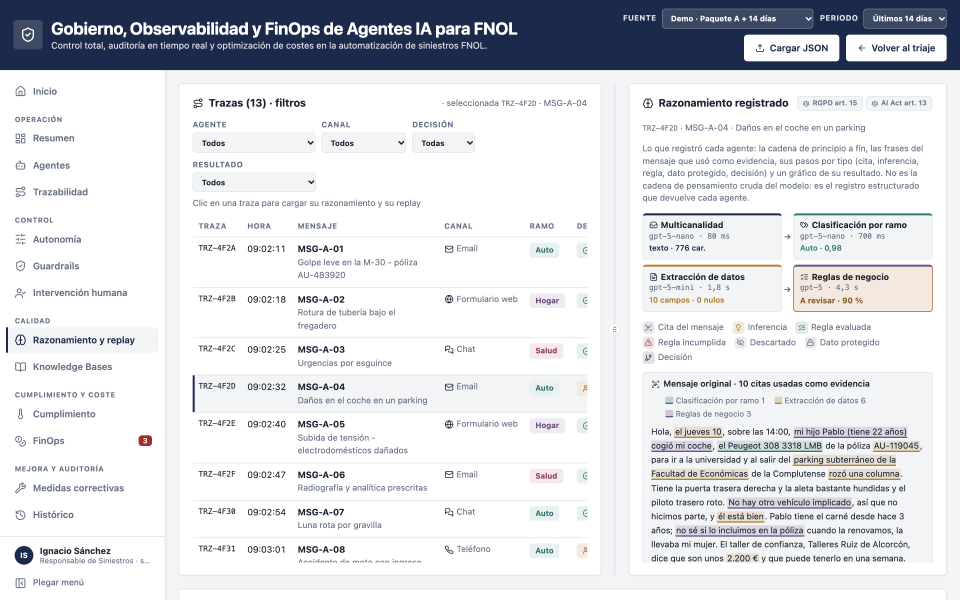
#> input picture _docs/img/observabilidad/05-reasoning-replay.png, 2880 x 1800 px (shown at 1/3 size)
$ python componer-capturas.py
#> lines starting #> are read from the running program, lines starting #| are printed output that depends on the picture
"""Monta las capturas compuestas de las slides (dos capturas apiladas, mismo ancho, separadas por una franja blanca):
    python3 scripts/componer-capturas.py      (o: make capturas, después de scripts/capturas.mjs)
"""
import os
from PIL import Image

IMG = os.path.join(os.path.dirname(os.path.abspath(__file__)), '..', '_docs', 'img', 'observabilidad')
PARES = {
    'c21-replay.png': ('05-reasoning-replay.png', '05b-replay-diff.png'),
    'c24-autonomia.png': ('13-autonomia-auditoria.png', '13b-autonomia-evolucion.png'),
    'c28-caps.png': ('17-cap03-consumo.png', '20-coste-mensual.png'),
    'c29-acciones.png': ('46-alertas-coste.png', '17b-cap03-acciones.png'),
    'c40-hitl.png': ('44-intervencion-humana.png', '45-hitl-calidad.png'),
    'c31-simular.png': ('18-nuevo-cap.png', '16-nuevo-guardrail.png'),
}
HUECO = 36  # px a 2×

for salida, (arriba, abajo) in PARES.items():
    a, b = (Image.open(os.path.join(IMG, f)).convert('RGB') for f in (arriba, abajo))
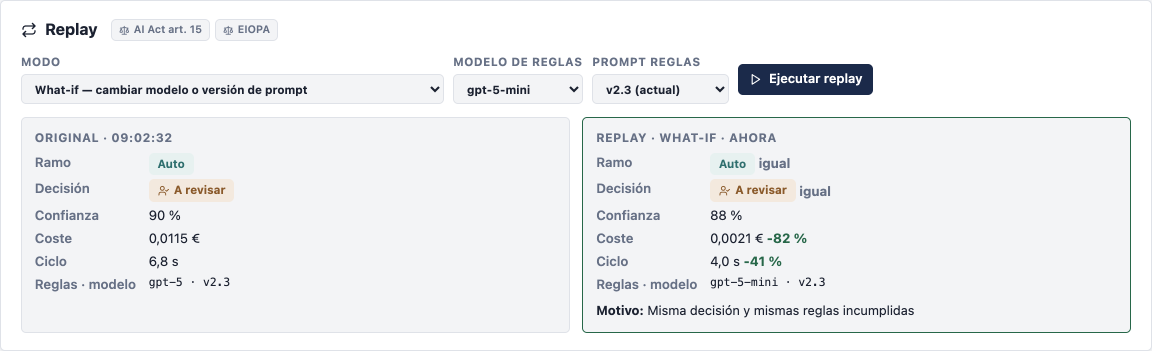
#> input picture _docs/img/observabilidad/05b-replay-diff.png, 2304 x 702 px (shown at 1/2 size)
#> a is the input picture: PIL image 2880x1800 RGB; mean R, G, B 220.2, 222, 226.3
#> b is the input picture: PIL image 2304x702 RGB; mean R, G, B 239.6, 240.8, 242.5
    w = max(a.width, b.width)
#> w = 2880
    a, b = (im if im.width == w else im.resize((w, round(im.height * w / im.width)), Image.LANCZOS) for im in (a, b))
#> b: PIL image 2880x878 RGB
    lienzo = Image.new('RGB', (w, a.height + HUECO + b.height), 'white')
#> lienzo: PIL image 2880x2714 RGB; every value is 255
    lienzo.paste(a, (0, 0)); lienzo.paste(b, (0, a.height + HUECO))
#> after `lienzo.paste(a, (0, 0))`:
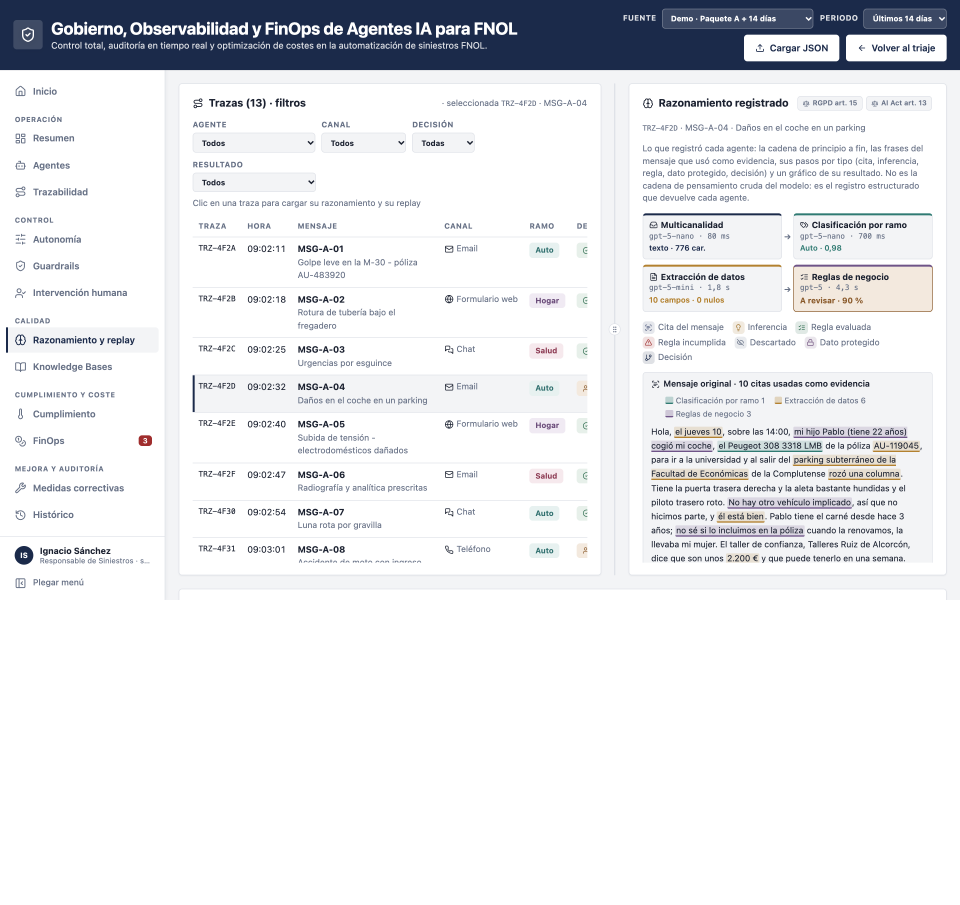
#> lienzo: PIL image 2880x2714 RGB (shown at 1/3 size); mean R, G, B 231.9, 233.1, 235.9
#> after `lienzo.paste(b, (0, a.height + HUECO))`:
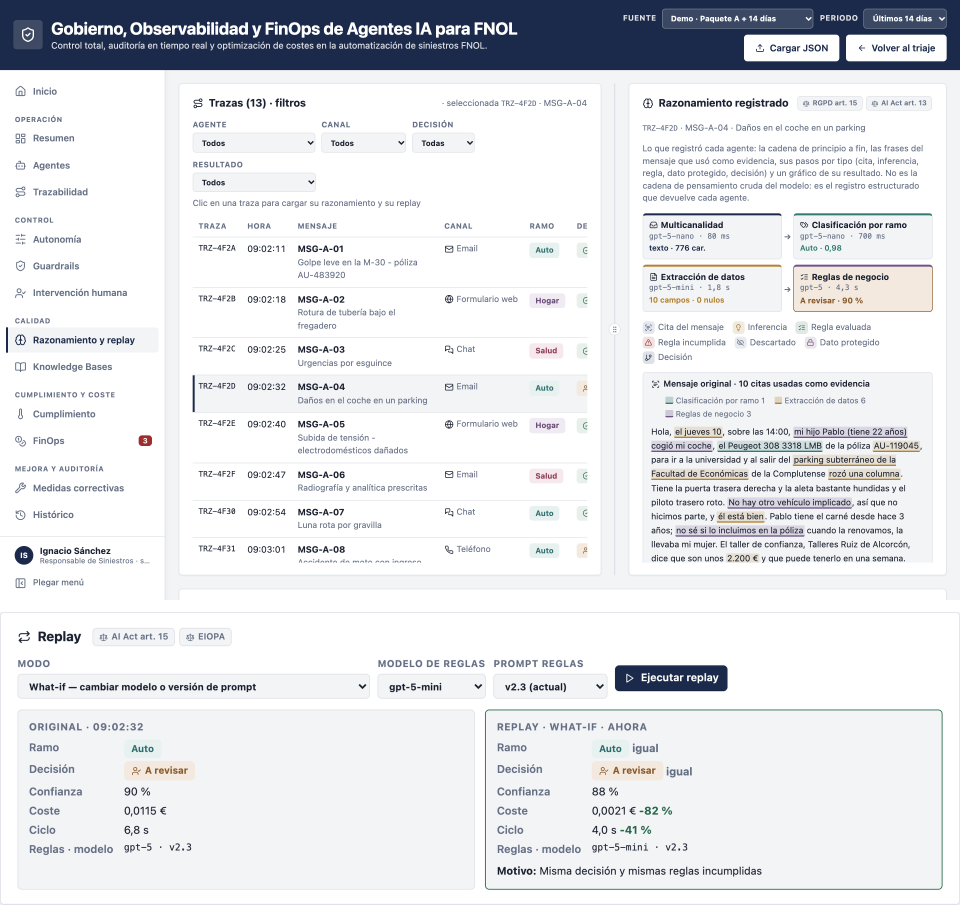
#> lienzo: PIL image 2880x2714 RGB (shown at 1/3 size); mean R, G, B 226.9, 228.5, 231.9
    lienzo.save(os.path.join(IMG, salida), optimize=True)
    print(f'  {salida}  {lienzo.width}×{lienzo.height}  ({arriba} + {abajo})')
#|   c21-replay.png  2880×2714  (05-reasoning-replay.png + 05b-replay-diff.png)
#> pass 2 of the loop `for salida, (arriba, abajo) in PARES.items():`:
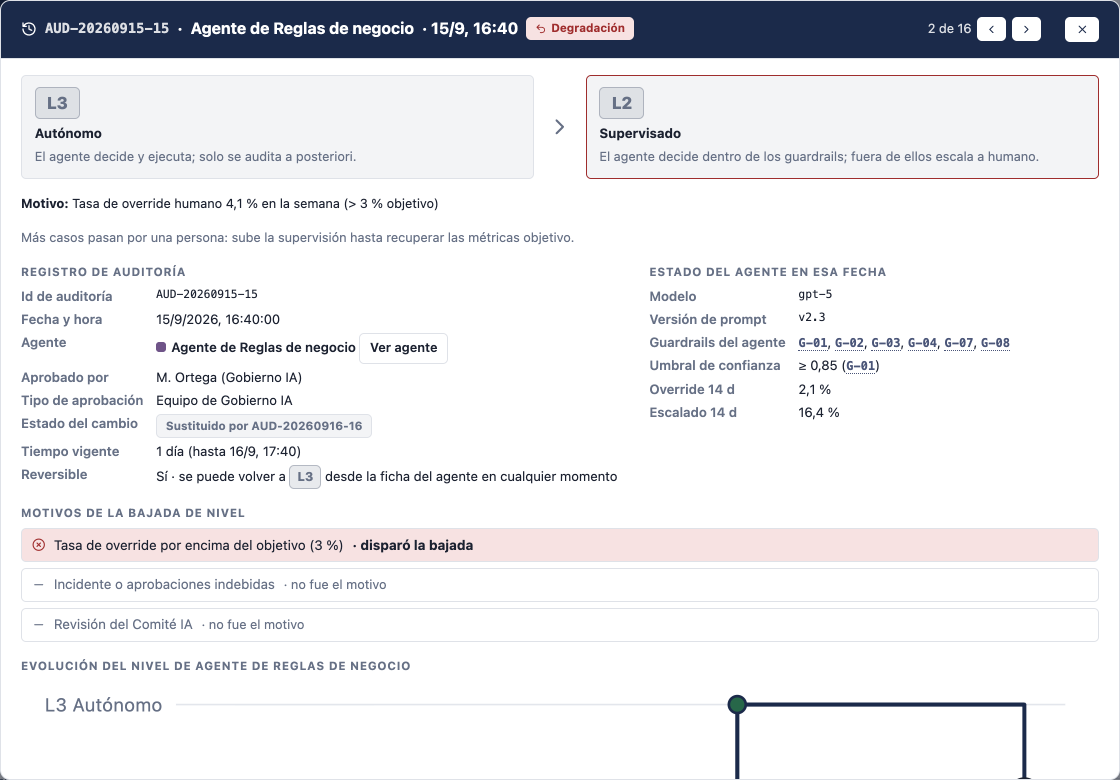
#> input picture _docs/img/observabilidad/13-autonomia-auditoria.png, 2240 x 1560 px (shown at 1/2 size)
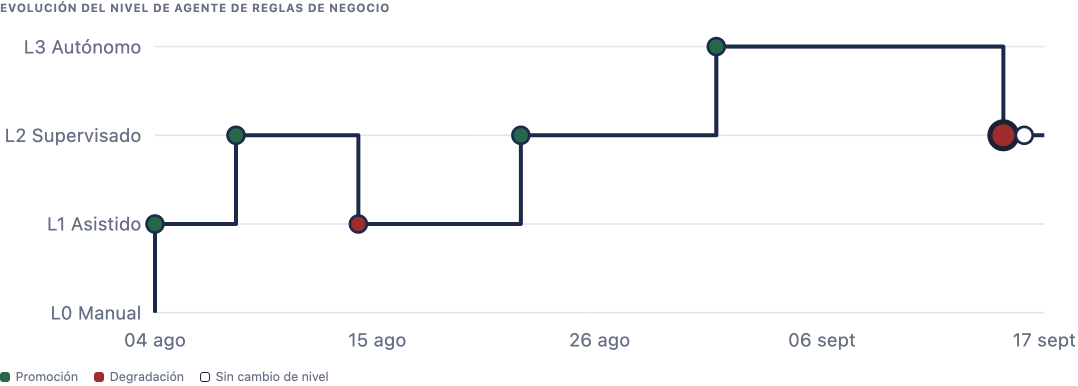
#> input picture _docs/img/observabilidad/13b-autonomia-evolucion.png, 2156 x 772 px (shown at 1/2 size)
#> a is the input picture: PIL image 2240x1560 RGB; mean R, G, B 232.1, 232.5, 235.6
#> b is the input picture: PIL image 2156x772 RGB; mean R, G, B 248.7, 249, 249.8
#> b: PIL image 2240x802 RGB
#> `lienzo.paste(b, (0, a.height + HUECO))`:
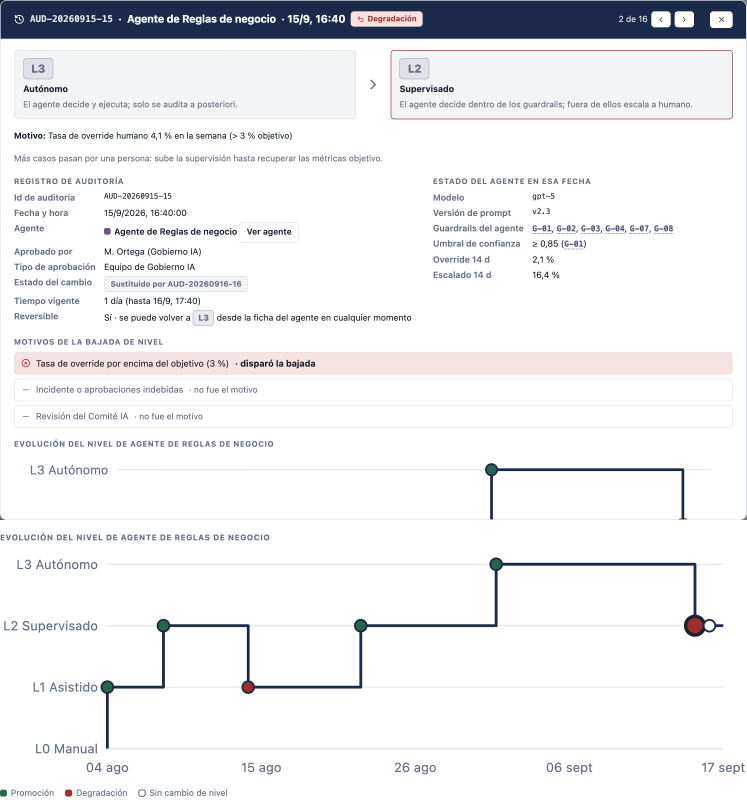
#> lienzo: PIL image 2240x2398 RGB (shown at 1/3 size); mean R, G, B 238, 238.4, 240.6
#|   c24-autonomia.png  2240×2398  (13-autonomia-auditoria.png + 13b-autonomia-evolucion.png)
#> (the run stopped early here; a loop or call above may not have finished)
